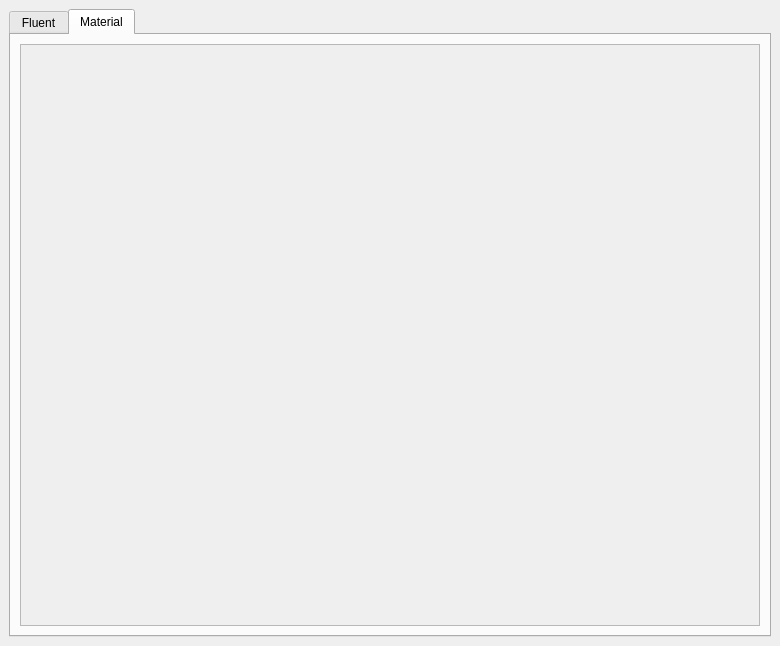
<?xml version="1.0" encoding="UTF-8"?>
<ui version="4.0">
 <class>MainWindow</class>
 <widget class="QMainWindow" name="MainWindow">
  <property name="geometry">
   <rect>
    <x>0</x>
    <y>0</y>
    <width>780</width>
    <height>646</height>
   </rect>
  </property>
  <property name="windowTitle">
   <string>MainWindow</string>
  </property>
  <widget class="QWidget" name="centralwidget">
   <layout class="QGridLayout" name="gridLayout">
    <item row="0" column="0">
     <widget class="QTabWidget" name="tabWidget">
      <property name="currentIndex">
       <number>1</number>
      </property>
      <widget class="QWidget" name="tab">
       <attribute name="title">
        <string>Fluent</string>
       </attribute>
       <layout class="QGridLayout" name="gridLayout_3">
        <item row="0" column="0">
         <widget class="QScrollArea" name="scrollArea_2">
          <property name="widgetResizable">
           <bool>true</bool>
          </property>
          <widget class="QWidget" name="scrollAreaWidgetContentsFluent">
           <property name="geometry">
            <rect>
             <x>0</x>
             <y>0</y>
             <width>708</width>
             <height>565</height>
            </rect>
           </property>
          </widget>
         </widget>
        </item>
       </layout>
      </widget>
      <widget class="QWidget" name="tab_2">
       <attribute name="title">
        <string>Material</string>
       </attribute>
       <layout class="QGridLayout" name="gridLayout_2">
        <item row="0" column="0">
         <widget class="QScrollArea" name="scrollArea">
          <property name="widgetResizable">
           <bool>true</bool>
          </property>
          <widget class="QWidget" name="scrollAreaWidgetContentsMaterial">
           <property name="geometry">
            <rect>
             <x>0</x>
             <y>0</y>
             <width>708</width>
             <height>565</height>
            </rect>
           </property>
          </widget>
         </widget>
        </item>
       </layout>
      </widget>
     </widget>
    </item>
   </layout>
  </widget>
 </widget>
 <resources/>
 <connections/>
</ui>
